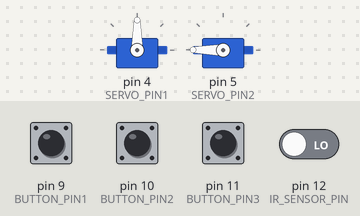
Recording of a sketch running on a simulated Arduino Uno, built with avr-gcc and run on an emulated ATmega328P. On the bench: 2 × servo. Inputs (shaded band) come from the test bench; at power-on: pin 9 (BUTTON_PIN1), pin 10 (BUTTON_PIN2), pin 11 (BUTTON_PIN3) HIGH, pin 12 (IR_SENSOR_PIN) LOW.

Above: at 1.2 s.
1.3 s: pin 10 (BUTTON_PIN2) pulled LOW for 0.15 s
4.4 s: pin 12 (IR_SENSOR_PIN) driven HIGH
At 5.6 s:
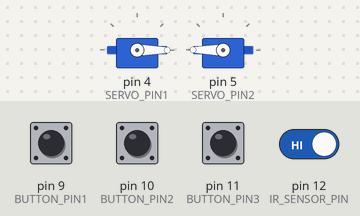
6.6 s: pin 12 (IR_SENSOR_PIN) driven LOW
At 6.9 s:
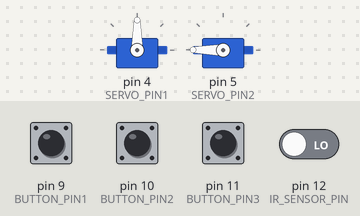
8.1 s: pin 9 (BUTTON_PIN1) pulled LOW for 0.15 s
At 8.7 s:
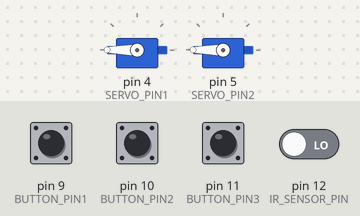
10.9 s: pin 10 (BUTTON_PIN2) pulled LOW for 1 s
14.9 s: pin 9 (BUTTON_PIN1) driven LOW and pin 10 (BUTTON_PIN2) driven LOW
At 16.6 s:
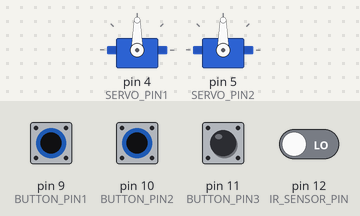
Timing chart, 0 to 18.9 s (numbered marks = the images above; inputs shaded):
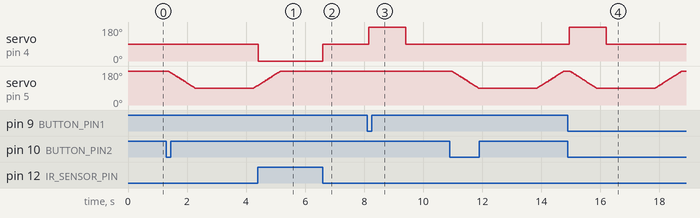

The sketch:

reverse-smooth-queue-servo-_base_.ino
```cpp
// versi: 1
// Reverse smooth servo

#include <Servo.h>

const int BUTTON_PIN1   = 9;  // pin raspi 5 = trigger servo continuous
const int BUTTON_PIN2   = 10; // pin raspi 6
const int BUTTON_PIN3   = 11; // pin raspi 16 = interup emergency naikan flip, buat button baru
const int IR_SENSOR_PIN = 12; // IR reset position
const int SERVO_PIN1    = 4;  // servo continuous rotation
const int SERVO_PIN2    = 5;  // servo positional 180 derajat

const int SERVO_STOP = 90;    // netral (berhenti) - servo 1
const int SERVO_CW   = 180;   // putar CW - servo 1
const int SERVO_CCW  = 0;     // putar CCW - servo 1

// Catatan asumsi sensor IR:
// IR_SENSOR_PIN == HIGH -> BELUM di posisi awal -> servo1 CCW
// IR_SENSOR_PIN == LOW  -> SUDAH di posisi awal -> servo1 berhenti
//
// Jika modul sensor IR mempunyai polaritas terbalik,
// kondisi pembacaan irSensorHigh perlu dibalik.

// ==== Durasi servo 1 ====
const unsigned long MOVE_OUT_DURATION = 1250; // durasi gerak CW menjauh dari home
const unsigned long HOLD_DELAY_BTN1   = 5000; // jeda setelah CW, BUTTON_PIN1
const unsigned long HOLD_DELAY_BTN3   = 8000; // jeda setelah CW, BUTTON_PIN3

// ==== Konfigurasi Servo 2 (MG996R positional 180 derajat) ====
const int SERVO2_HOME_ANGLE   = 180;  // posisi awal
const int SERVO2_TARGET_ANGLE = 90;   // posisi target

// Kecepatan gerakan Servo 2
// 10 ms = setiap perubahan 1 derajat diberi jeda 10 ms
// Semakin besar nilainya = semakin lambat
const unsigned long SERVO2_STEP_DELAY = 10;

const unsigned long SERVO2_HOLD_DELAY = 2000; // tahan 2 detik di posisi target


// ================= STATE MACHINE SERVO 1 =================

enum Servo1State {
  S1_HOMING,         // mencari posisi awal
  S1_IDLE,           // diam di posisi awal
  S1_MOVING_OUT,     // bergerak CW menjauh dari home
  S1_HOLDING         // menahan posisi
};


// ================= STATE MACHINE SERVO 2 =================

enum Servo2State {
  S2_IDLE,
  S2_MOVING_TO_TARGET,
  S2_HOLDING,
  S2_RETURNING_HOME
};


Servo1State currentState1 = S1_HOMING;
Servo2State currentState2 = S2_IDLE;

unsigned long stateStartTime1 = 0;
unsigned long stateStartTime2 = 0;

unsigned long holdDuration1 = 0;


// ================= BUTTON 1 =================

bool lastButtonReading1 = HIGH;
bool buttonStableState1 = HIGH;
unsigned long lastDebounceTime1 = 0;


// ================= BUTTON 2 =================

bool lastButtonReading2 = HIGH;
bool buttonStableState2 = HIGH;
unsigned long lastDebounceTime2 = 0;


// ================= BUTTON 3 =================

bool lastButtonReading3 = HIGH;
bool buttonStableState3 = HIGH;
unsigned long lastDebounceTime3 = 0;

const unsigned long debounceDelay = 50;


// ================= SERVO =================

Servo myServo;   // Servo 1 - continuous rotation
Servo myServo2;  // Servo 2 - MG996R positional


// ================= QUEUE BUTTON 2 =================

bool button2Queued = false;
bool button2DelayActive = false;
unsigned long button2DelayStart = 0;


// ================= SERVO 2 SMOOTH MOVEMENT =================

// Posisi aktual Servo 2
int servo2CurrentAngle = SERVO2_HOME_ANGLE;

// Target posisi Servo 2
int servo2TargetAngle = SERVO2_HOME_ANGLE;

// Waktu terakhir Servo 2 bergerak 1 derajat
unsigned long servo2LastStepTime = 0;


// ================= SETUP =================

void setup() {

  pinMode(BUTTON_PIN1, INPUT_PULLUP);
  pinMode(BUTTON_PIN2, INPUT_PULLUP);
  pinMode(BUTTON_PIN3, INPUT_PULLUP);

  pinMode(IR_SENSOR_PIN, INPUT);

  // Servo 1
  myServo.attach(SERVO_PIN1);
  myServo.write(SERVO_STOP);

  // Servo 2
  myServo2.attach(SERVO_PIN2);

  // Posisi awal Servo 2 = 180 derajat
  myServo2.write(SERVO2_HOME_ANGLE);

  servo2CurrentAngle = SERVO2_HOME_ANGLE;
  servo2TargetAngle = SERVO2_HOME_ANGLE;
}


// ================= LOOP =================

void loop() {

  bool button1PressedEvent =
    readButtonPressed(
      BUTTON_PIN1,
      lastButtonReading1,
      buttonStableState1,
      lastDebounceTime1
    );

  bool button2PressedEvent =
    readButtonPressed(
      BUTTON_PIN2,
      lastButtonReading2,
      buttonStableState2,
      lastDebounceTime2
    );

  bool button3PressedEvent =
    readButtonPressed(
      BUTTON_PIN3,
      lastButtonReading3,
      buttonStableState3,
      lastDebounceTime3
    );


  // ================= IR SENSOR =================

  bool irSensorHigh =
    (digitalRead(IR_SENSOR_PIN) == HIGH);


  // =========================================================
  // STATE MACHINE SERVO 1
  // =========================================================

  switch (currentState1) {

    case S1_HOMING:

      // Selama IR HIGH, Servo 1 CCW mencari home
      if (irSensorHigh) {

        myServo.write(SERVO_CCW);

      } else {

        // IR LOW = posisi home tercapai
        myServo.write(SERVO_STOP);

        currentState1 = S1_IDLE;
      }

      break;


    case S1_IDLE:

      myServo.write(SERVO_STOP);

      // Jika IR tiba-tiba HIGH, lakukan homing ulang
      if (irSensorHigh) {

        currentState1 = S1_HOMING;

        break;
      }


      // Servo 1 hanya boleh mulai jika Servo 2 idle
      if (
        (button1PressedEvent || button3PressedEvent) &&
        currentState2 == S2_IDLE
      ) {

        holdDuration1 =
          button1PressedEvent
          ? HOLD_DELAY_BTN1
          : HOLD_DELAY_BTN3;

        myServo.write(SERVO_CW);

        stateStartTime1 = millis();

        currentState1 = S1_MOVING_OUT;
      }

      break;


    case S1_MOVING_OUT:

      if (millis() - stateStartTime1 >= MOVE_OUT_DURATION) {

        myServo.write(SERVO_STOP);

        stateStartTime1 = millis();

        currentState1 = S1_HOLDING;
      }

      break;


    case S1_HOLDING:

      if (millis() - stateStartTime1 >= holdDuration1) {

        // Kembali ke posisi awal menggunakan sensor IR
        currentState1 = S1_HOMING;
      }

      break;
  }


  // =========================================================
  // STATE MACHINE SERVO 2
  // =========================================================

  switch (currentState2) {


    // =======================================================
    // SERVO 2 IDLE
    // =======================================================

    case S2_IDLE:

      // BUTTON 2 ditekan
      if (button2PressedEvent) {

        // Jika Servo 1 belum kembali ke home,
        // masukkan BUTTON 2 ke queue
        if (irSensorHigh) {

          button2Queued = true;

        } else {

          // Servo 1 sudah home
          // mulai Servo 2 bergerak ke 90 derajat

          servo2TargetAngle = SERVO2_TARGET_ANGLE;

          servo2LastStepTime = millis();

          currentState2 = S2_MOVING_TO_TARGET;
        }
      }


      // =====================================================
      // EKSEKUSI BUTTON 2 YANG DI-QUEUE
      // =====================================================

      if (button2Queued && !irSensorHigh) {

        if (!button2DelayActive) {

          button2DelayActive = true;

          button2DelayStart = millis();
        }


        // Tunggu 2 detik setelah IR LOW
        if (millis() - button2DelayStart >= 2000) {

          button2Queued = false;

          button2DelayActive = false;

          // Mulai gerakan smooth ke 90 derajat
          servo2TargetAngle = SERVO2_TARGET_ANGLE;

          servo2LastStepTime = millis();

          currentState2 = S2_MOVING_TO_TARGET;
        }
      }

      break;


    // =======================================================
    // SERVO 2 BERGERAK SMOOTH KE TARGET
    // =======================================================

    case S2_MOVING_TO_TARGET:

      updateServo2Smooth();

      // Jika sudah sampai target
      if (servo2CurrentAngle == servo2TargetAngle) {

        stateStartTime2 = millis();

        currentState2 = S2_HOLDING;
      }

      break;


    // =======================================================
    // SERVO 2 MENAHAN POSISI 90 DERAJAT
    // =======================================================

    case S2_HOLDING:

      if (millis() - stateStartTime2 >= SERVO2_HOLD_DELAY) {

        // Setelah 2 detik,
        // Servo 2 kembali ke 180 derajat

        servo2TargetAngle = SERVO2_HOME_ANGLE;

        servo2LastStepTime = millis();

        currentState2 = S2_RETURNING_HOME;
      }

      break;


    // =======================================================
    // SERVO 2 KEMBALI SMOOTH KE HOME
    // =======================================================

    case S2_RETURNING_HOME:

      updateServo2Smooth();

      // Jika sudah sampai 180 derajat
      if (servo2CurrentAngle == servo2TargetAngle) {

        currentState2 = S2_IDLE;
      }

      break;
  }
}


// =============================================================
// FUNGSI GERAK SMOOTH SERVO 2
// =============================================================

void updateServo2Smooth() {

  unsigned long currentTime = millis();


  // Belum waktunya pindah 1 derajat
  if (currentTime - servo2LastStepTime < SERVO2_STEP_DELAY) {

    return;
  }


  servo2LastStepTime = currentTime;


  // Bergerak menuju sudut yang lebih besar
  if (servo2CurrentAngle < servo2TargetAngle) {

    servo2CurrentAngle++;

    myServo2.write(servo2CurrentAngle);
  }


  // Bergerak menuju sudut yang lebih kecil
  else if (servo2CurrentAngle > servo2TargetAngle) {

    servo2CurrentAngle--;

    myServo2.write(servo2CurrentAngle);
  }
}


// =============================================================
// BUTTON DEBOUNCE
// =============================================================

// Mengembalikan TRUE satu kali setiap ada tap/tombol baru
// Menggunakan falling edge dengan debounce

bool readButtonPressed(
  int pin,
  bool &lastReading,
  bool &stableState,
  unsigned long &lastDebounceTime
) {

  bool reading = digitalRead(pin);

  bool pressedEvent = false;


  if (reading != lastReading) {

    lastDebounceTime = millis();
  }


  if ((millis() - lastDebounceTime) > debounceDelay) {

    if (reading != stableState) {

      stableState = reading;


      if (stableState == LOW) {

        pressedEvent = true;
      }
    }
  }


  lastReading = reading;

  return pressedEvent;
}
```

Measured:
- after the input at 4.4 s, servo on pin 4 (SERVO_PIN1): 90° → 0° at once
- after the input at 6.6 s, servo on pin 4 (SERVO_PIN1): 0° → 90° at once
- after the input at 8.1 s, servo on pin 4 (SERVO_PIN1): 90° → 180° after 0.05 s, → 90° 1.3 s later
- after the input at 14.9 s, servo on pin 4 (SERVO_PIN1): 90° → 180° after 0.05 s, → 90° 1.3 s later
